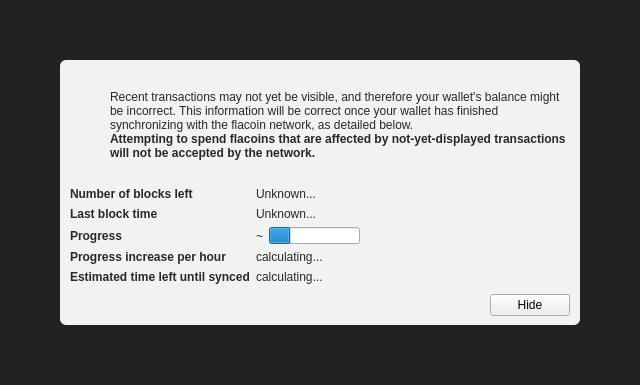
<?xml version="1.0" encoding="UTF-8"?>
<ui version="4.0">
 <class>ModalOverlay</class>
 <widget class="ModalOverlay" name="ModalOverlay">
  <property name="geometry">
   <rect>
    <x>0</x>
    <y>0</y>
    <width>640</width>
    <height>385</height>
   </rect>
  </property>
  <property name="windowTitle">
   <string>Form</string>
  </property>
  <layout class="QVBoxLayout" name="verticalLayout" stretch="0">
   <property name="sizeConstraint">
    <enum>QLayout::SetDefaultConstraint</enum>
   </property>
   <property name="leftMargin">
    <number>0</number>
   </property>
   <property name="topMargin">
    <number>0</number>
   </property>
   <property name="rightMargin">
    <number>0</number>
   </property>
   <property name="bottomMargin">
    <number>0</number>
   </property>
   <item>
    <widget class="QWidget" name="bgWidget" native="true">
     <property name="styleSheet">
      <string notr="true">#bgWidget { background: rgba(0,0,0,220); }</string>
     </property>
     <layout class="QVBoxLayout" name="verticalLayoutMain" stretch="1">
      <property name="leftMargin">
       <number>60</number>
      </property>
      <property name="topMargin">
       <number>60</number>
      </property>
      <property name="rightMargin">
       <number>60</number>
      </property>
      <property name="bottomMargin">
       <number>60</number>
      </property>
      <item>
       <widget class="QWidget" name="contentWidget" native="true">
        <property name="styleSheet">
         <string notr="true">#contentWidget { background: rgba(255,255,255,240); border-radius: 6px; }

QLabel { color: rgb(40,40,40);  }</string>
        </property>
        <layout class="QVBoxLayout" name="verticalLayoutSub" stretch="1,0,0,0">
         <property name="spacing">
          <number>0</number>
         </property>
         <property name="leftMargin">
          <number>10</number>
         </property>
         <property name="topMargin">
          <number>10</number>
         </property>
         <property name="rightMargin">
          <number>10</number>
         </property>
         <property name="bottomMargin">
          <number>10</number>
         </property>
         <item>
          <layout class="QHBoxLayout" name="horizontalLayoutIconText" stretch="0,1">
           <property name="topMargin">
            <number>20</number>
           </property>
           <item>
            <layout class="QVBoxLayout" name="verticalLayoutIcon">
             <property name="leftMargin">
              <number>0</number>
             </property>
             <item>
              <widget class="QPushButton" name="warningIcon">
               <property name="enabled">
                <bool>false</bool>
               </property>
               <property name="text">
                <string/>
               </property>
               <property name="icon">
                <iconset>
                 <normaloff>:/icons/warning</normaloff>
                 <disabledoff>:/icons/warning</disabledoff>:/icons/warning</iconset>
               </property>
               <property name="iconSize">
                <size>
                 <width>48</width>
                 <height>48</height>
                </size>
               </property>
               <property name="flat">
                <bool>true</bool>
               </property>
              </widget>
             </item>
             <item>
              <spacer name="verticalSpacerWarningIcon">
               <property name="orientation">
                <enum>Qt::Vertical</enum>
               </property>
               <property name="sizeHint" stdset="0">
                <size>
                 <width>20</width>
                 <height>40</height>
                </size>
               </property>
              </spacer>
             </item>
            </layout>
           </item>
           <item>
            <layout class="QVBoxLayout" name="verticalLayoutInfoText">
             <property name="leftMargin">
              <number>0</number>
             </property>
             <property name="topMargin">
              <number>0</number>
             </property>
             <item>
              <widget class="QLabel" name="infoText">
               <property name="text">
                <string>Recent transactions may not yet be visible, and therefore your wallet's balance might be incorrect. This information will be correct once your wallet has finished synchronizing with the flacoin network, as detailed below.</string>
               </property>
               <property name="textFormat">
                <enum>Qt::RichText</enum>
               </property>
               <property name="wordWrap">
                <bool>true</bool>
               </property>
              </widget>
             </item>
             <item>
              <widget class="QLabel" name="infoTextStrong">
               <property name="font">
                <font>
                 <weight>75</weight>
                 <bold>true</bold>
                </font>
               </property>
               <property name="text">
                <string>Attempting to spend flacoins that are affected by not-yet-displayed transactions will not be accepted by the network.</string>
               </property>
               <property name="textFormat">
                <enum>Qt::RichText</enum>
               </property>
               <property name="wordWrap">
                <bool>true</bool>
               </property>
              </widget>
             </item>
             <item>
              <spacer name="verticalSpacerInTextSpace">
               <property name="orientation">
                <enum>Qt::Vertical</enum>
               </property>
               <property name="sizeHint" stdset="0">
                <size>
                 <width>20</width>
                 <height>40</height>
                </size>
               </property>
              </spacer>
             </item>
            </layout>
           </item>
          </layout>
         </item>
         <item>
          <spacer name="verticalSpacerAfterText">
           <property name="orientation">
            <enum>Qt::Vertical</enum>
           </property>
           <property name="sizeHint" stdset="0">
            <size>
             <width>20</width>
             <height>40</height>
            </size>
           </property>
          </spacer>
         </item>
         <item>
          <layout class="QFormLayout" name="formLayout">
           <property name="fieldGrowthPolicy">
            <enum>QFormLayout::FieldsStayAtSizeHint</enum>
           </property>
           <property name="horizontalSpacing">
            <number>6</number>
           </property>
           <property name="verticalSpacing">
            <number>6</number>
           </property>
           <property name="topMargin">
            <number>10</number>
           </property>
           <item row="0" column="0">
            <widget class="QLabel" name="labelNumberOfBlocksLeft">
             <property name="font">
              <font>
               <weight>75</weight>
               <bold>true</bold>
              </font>
             </property>
             <property name="text">
              <string>Number of blocks left</string>
             </property>
            </widget>
           </item>
           <item row="0" column="1">
            <widget class="QLabel" name="numberOfBlocksLeft">
             <property name="text">
              <string>Unknown...</string>
             </property>
            </widget>
           </item>
           <item row="1" column="0">
            <widget class="QLabel" name="labelLastBlockTime">
             <property name="font">
              <font>
               <weight>75</weight>
               <bold>true</bold>
              </font>
             </property>
             <property name="text">
              <string>Last block time</string>
             </property>
            </widget>
           </item>
           <item row="1" column="1">
            <widget class="QLabel" name="newestBlockDate">
             <property name="sizePolicy">
              <sizepolicy hsizetype="Maximum" vsizetype="Preferred">
               <horstretch>0</horstretch>
               <verstretch>0</verstretch>
              </sizepolicy>
             </property>
             <property name="text">
              <string>Unknown...</string>
             </property>
            </widget>
           </item>
           <item row="2" column="0">
            <widget class="QLabel" name="labelSyncDone">
             <property name="font">
              <font>
               <weight>75</weight>
               <bold>true</bold>
              </font>
             </property>
             <property name="text">
              <string>Progress</string>
             </property>
            </widget>
           </item>
           <item row="2" column="1">
            <layout class="QHBoxLayout" name="horizontalLayoutSync" stretch="0,1">
             <item>
              <widget class="QLabel" name="percentageProgress">
               <property name="text">
                <string notr="true">~</string>
               </property>
              </widget>
             </item>
             <item>
              <widget class="QProgressBar" name="progressBar">
               <property name="value">
                <number>24</number>
               </property>
               <property name="format">
                <string/>
               </property>
              </widget>
             </item>
            </layout>
           </item>
           <item row="4" column="0">
            <widget class="QLabel" name="labelProgressIncrease">
             <property name="font">
              <font>
               <weight>75</weight>
               <bold>true</bold>
              </font>
             </property>
             <property name="text">
              <string>Progress increase per hour</string>
             </property>
            </widget>
           </item>
           <item row="4" column="1">
            <widget class="QLabel" name="progressIncreasePerH">
             <property name="text">
              <string>calculating...</string>
             </property>
            </widget>
           </item>
           <item row="5" column="0">
            <widget class="QLabel" name="labelEstimatedTimeLeft">
             <property name="font">
              <font>
               <weight>75</weight>
               <bold>true</bold>
              </font>
             </property>
             <property name="text">
              <string>Estimated time left until synced</string>
             </property>
            </widget>
           </item>
           <item row="5" column="1">
            <widget class="QLabel" name="expectedTimeLeft">
             <property name="text">
              <string>calculating...</string>
             </property>
            </widget>
           </item>
          </layout>
         </item>
         <item>
          <layout class="QHBoxLayout" name="horizontalLayoutButtons">
           <property name="leftMargin">
            <number>10</number>
           </property>
           <property name="topMargin">
            <number>10</number>
           </property>
           <item>
            <spacer name="horizontalSpacer">
             <property name="orientation">
              <enum>Qt::Horizontal</enum>
             </property>
             <property name="sizeHint" stdset="0">
              <size>
               <width>40</width>
               <height>20</height>
              </size>
             </property>
            </spacer>
           </item>
           <item>
            <widget class="QPushButton" name="closeButton">
             <property name="text">
              <string>Hide</string>
             </property>
            </widget>
           </item>
          </layout>
         </item>
        </layout>
       </widget>
      </item>
     </layout>
    </widget>
   </item>
  </layout>
 </widget>
 <customwidgets>
  <customwidget>
   <class>ModalOverlay</class>
   <extends>QWidget</extends>
   <header>qt/modaloverlay.h</header>
   <container>1</container>
  </customwidget>
 </customwidgets>
 <resources/>
 <connections/>
</ui>
